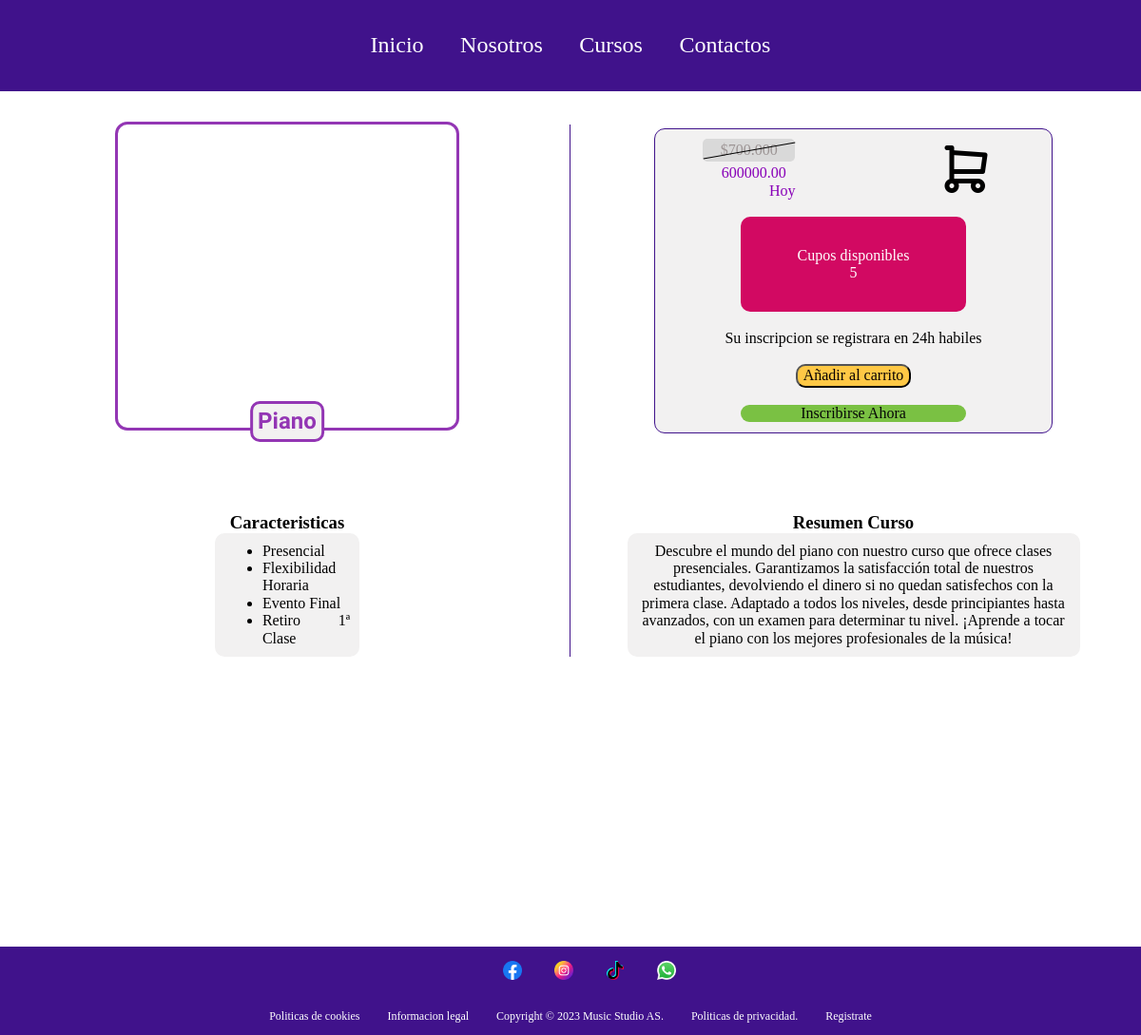
Page /php/individual.php?data-curso=2 on the committed database.
### tables this page shows
CREATE TABLE `Curso` (
  `id` int NOT NULL,
  `id_profesor` int DEFAULT NULL,
  `modalidad` varchar(20) DEFAULT NULL,
  `numero_clases` int DEFAULT NULL,
  `precio` decimal(10,2) DEFAULT NULL,
  `img` varchar(100) DEFAULT NULL,
  `descripcion` varchar(500) DEFAULT NULL,
  `nombre` varchar(20) DEFAULT NULL
);

### php/consultar.php (called while the page is built, shortened)
<?php
include_once 'conexion.php';
  $curso = $_GET['data-curso'];
  $sql = "SELECT img, precio, descripcion, nombre, id FROM `Curso` WHERE id=?";
  $declaracionPDO = $ObjetConection->prepare($sql);
  $declaracionPDO->bindParam(1, $curso, PDO::PARAM_INT);
  $declaracionPDO->execute();
  if ($declaracionPDO) {
    $resultado = $declaracionPDO->fetch(PDO::FETCH_ASSOC);
    if ($resultado) {
      $img = $resultado['img'];
      $precio = $resultado['precio'];
      $descripcion = $resultado['descripcion'];
      $nombre = $resultado['nombre'];
        }else {
          echo"No se encontraron resultados333";
            }
      } else {
        echo "Error en la consulta: " ;
    }
?>

### php/individual.php (the view, shortened to what this page needs)
<?php
include_once "consultar.php";
?>
<!DOCTYPE html>
<html lang="en">
  <head>
    <link rel="stylesheet" href="css/normalize.css" />
    <link rel="stylesheet" href="../css/comun.css" />
    <link rel="stylesheet" href="../css/individual.css" />
  </head>
  <body>
    <nav class="navegacion">
      <ul>
        <li><a href="../index.html">Inicio</a></li>
        <li><a href="../quienessomos.html">Nosotros</a></li>
        <li><a href="cusrsos.php">Cursos</a></li>
        <li><a href="../index.html#contacto">Contactos</a></li>
      </ul>
    </nav>
    <div class="periodico">
      <div class="columna1">
        <div class="arriba">
          <div class="imgPading">
            <div
              class="img"
              style="background-image: url('<?php echo $img; ?>')"
            ></div>
            <h3 class="nomCurso"><?php echo $nombre; ?></h3>
          </div>
        </div>
        <div class="abajo">
          <div class="principal">
            <h3 class="tituloAbajo">Caracteristicas</h3>
            <div class="item" id="itemCaracter">
              <ul>
                <li>Presencial</li>
                <li>Flexibilidad Horaria</li>
                <li>Evento Final</li>
                <li>Retiro 1ª Clase</li>
              </ul>
            </div>
          </div>
        </div>
      </div>
      <div class="columna2">
        <div class="arriba">
          <div class="negocio">
            <div class="precioCarro">
              <div class="precio">
                <div class="marañaPrecios">
                  <dl>
                    <dt class="descuento">$700.000</dt>
                    <dt class="precioHoy"><?php echo $precio; ?></dt>
                    <dd class="hoy">Hoy</dd>
                  </dl>
                </div>
              </div>
              <a href="carrito.php">
                <div class="Carro"></div>
              </a>
            </div>
            <div class="cupos">
              <p>Cupos disponibles</p>
              <p>5</p>
            </div>
            <div class="horasHabiles">
              <p>Su inscripcion se registrara en 24h habiles</p>
            </div>
            <form action="carrito.php" method="post" >
              <button type="submit" class="addCesta" id="agregarCesta" name = "agregarIndividual"> Añadir al carrito
              </button>
            </form>
            <div class="inscribirse"><p>Inscribirse Ahora</p></div>
          </div>
        </div>
        <div class="abajo">
          <div class="principal" id="principalAbajo">
            <h3 class="tituloAbajo">Resumen Curso</h3>
            <div class="item">
              <p>
                <?php echo $descripcion; ?>
              </p>
            </div>
          </div>
        </div>
      </div>
    </div>
    <footer>
      <div class="redes">
        <ul>
          <li class="li-foter">
            <a href="#"
              ><img class="icon" src="../img/facebook.png" alt=""
            /></a>
          </li>
          <li class="li-foter">
            <a href="#"
              ><img class="icon" src="../img/instagram2.png" alt=""
            /></a>
          </li>
          <li class="li-foter">
            <a href="#"><img class="icon" src="../img/tik-tok.png" alt="" /></a>
          </li>
          <li class="li-foter">
            <a href="#"
              ><img class="icon" src="../img/whatsapp222.png" alt=""
            /></a>
          </li>
        </ul>
      </div>
      <div class="legal">
        <p class="footer-p">Politicas de cookies</p>
        <p class="footer-p">Informacion legal</p>
        <p class="footer-p">Copyright &copy; 2023 Music Studio AS.</p>
        <p class="footer-p">Politicas de privacidad.</p>
        <p class="footer-p">Registrate</p>
      </div>
    </footer>
  </body>
</html>

### css/comun.css (style rules this page uses)
* { box-sizing: border-box; text-align: center; transition: 0.5s linear; margin: 0; }
body { font-family: "Times New Roman", Times, sans-serif, cursive; display: grid; place-items: center; }
nav { width: 100%; height: clamp(50px, 8vw, 100px); background-color: #40128b; display: flex; align-items: center; justify-content: center; font-size: clamp( 15px, 2vw, 30px ); padding: 0.7vw; position: sticky; top: 0px; z-index: 1; }
nav ul { display: flex; gap: 0.8333333333333334vw; padding: 4px; }
nav ul li { list-style: none; padding: 8px; border-radius: 6px; }
nav a { color: white; text-decoration: none; padding: 0.5208333333333334vw; font-family: cursive; border-radius: 6px; }
footer { width: 100%; background-color: #40128b; opacity: 1; color: #ffffff; }
.li-foter { margin: 15px; display: inline-block; list-style: none; }
.icon { width: clamp(20px, 1.6vw, 40px); }
.redes { display: inline; background-color: #eac8a5; background-position: center; background-repeat: no-repeat; background-size: contain; width: auto; }
.footer-p { font-size: clamp(10px, 1vw, 12px); margin: 1.0416vw; display: inline-block; }

### css/individual.css (style rules this page uses)
.periodico { display: grid; grid-auto-flow: dense; grid-auto-rows: 70vh; grid-template-columns: repeat(auto-fit, minmax(min(100%, 24rem), 1fr)); padding: 5px; margin: 30px auto 300px auto; }
.columna1 { position: relative; border-right: solid 1px #40128b; }
.columna1, .columna2 { display: flex; flex-direction: column; align-items: center; width: 100%; }
.arriba { height: 80%; width: 100%; display: flex; flex-direction: column; align-items: center; }
.abajo { width: 100%; margin-top: 10px; display: flex; flex-direction: column; align-items: center; flex-grow: 1; }
.imgPading { position: relative; height: 80%; width: 60%; border-radius: 10px; outline: solid 3px #9336b4; padding-left: 5px; padding-right: 5px; padding-top: 5px; padding-bottom: 30px; }
.img { background-image: url(../img/clase_guitarra.jpg); background-position: center; background-size: cover; height: 100%; border-radius: 10px; }
.nomCurso { position: absolute; bottom: -5%; left: 50%; transform: translate(-50%); padding: 5px; border-radius: 10px; border: solid 3px #9336b4; font-family: "Katibeh", cursive; font-size: clamp(1rem, 1.5rem, 2rem); background-color: #f2f1f1; color: #9336b4; }
.principal { display: flex; flex-direction: column; align-items: center; flex-wrap: 1; }
.item { width: 80%; margin: auto; border-radius: 10px; padding: 10px; background-color: #f2f1f1; }
.item ul li { text-align: justify; }
.negocio { display: flex; flex-direction: column; align-items: center; justify-content: space-between; gap: 10px; margin: 5px auto auto auto; padding: 10px; outline: solid 1px #40128b; height: 80%; width: 70%; border-radius: 10px; background-color: #f2f1f1; }
.precioCarro { display: flex; align-items: center; justify-content: space-between; width: 80%; }
.cupos { display: flex; flex-direction: column; align-items: center; justify-content: center; width: 60%; height: 100px; border-radius: 10px; background-color: #d20962; color: white; }
.addCesta { border-radius: 10px; width: 100%; flex-wrap: 1; background-color: #ffc845; color: #080202; }
.inscribirse { border-radius: 10px; width: 60%; flex-wrap: 1; background-color: #7ac143; color: #060606; }
.descuento { position: relative; border-radius: 5px; padding: 3px 15px; margin-bottom: 3px; background-color: #d9d9d9; color: #9d9595; }
.descuento::after { content: ""; position: absolute; top: 50%; right: 0; bottom: 100%; left: 0; border-bottom: 1px solid black; transform: rotate(-10deg); }
.precioHoy, .hoy { color: #8800b8; }
.precioHoy { padding-left: 10px; }
.hoy { margin-left: 70px; }
.Carro { width: clamp(50px, 60px, 60px); height: clamp(50px, 60px, 60px); margin: auto 10px; background-image: url(../img/shopping-cart.png); background-position: center; background-size: cover; }

### rows in the picture
curso: nombre "Piano", precio "600000.00", descripcion "Descubre el mundo del piano con nuestro curso que ofrece clases presenciales. Garantizamos la satisfacción total de nuestros estudiantes, devolviendo el dinero si no quedan satisfechos con la primera clase. Adaptado a todos los niveles, desde principiantes hasta avanzados, con un examen para determinar tu nivel. ¡Aprende a tocar el piano con los mejores profesionales de la música!"
